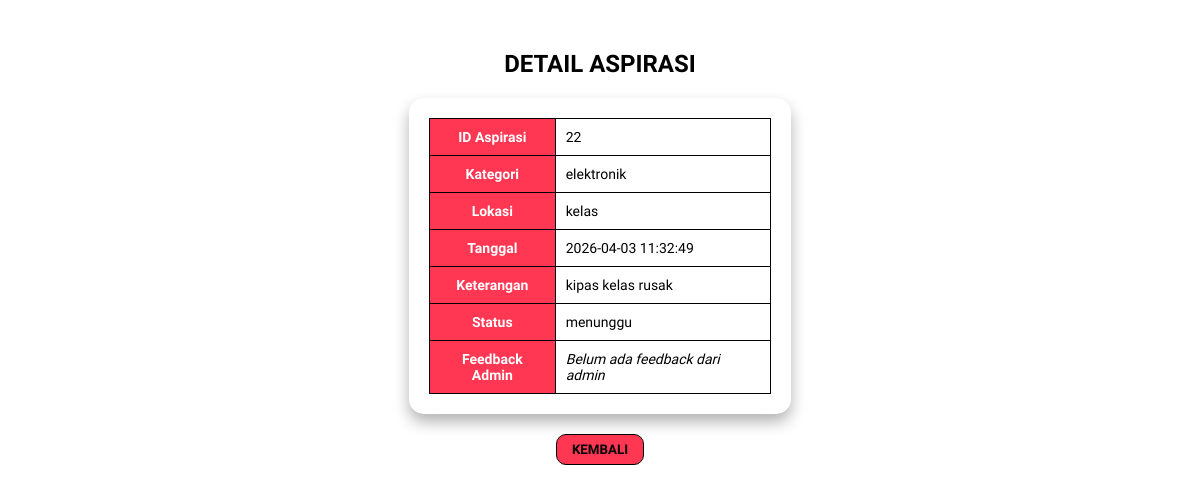
The app's page /UJIKOMFALAQ/detail-pengaduan.php?id=22 with its own data.
### tables this page shows
CREATE TABLE `input_aspirasi` (
  `id_pelapor` int(11) NOT NULL,
  `nis` varchar(225) NOT NULL,
  `id_kategori` int(11) NOT NULL,
  `tanggal` datetime NOT NULL DEFAULT current_timestamp(),
  `lokasi` varchar(225) NOT NULL,
  `ket` varchar(225) NOT NULL,
  `status` enum('menunggu','proses','selesai') NOT NULL DEFAULT 'menunggu',
  `feedback` varchar(225) DEFAULT NULL
);

CREATE TABLE `kategori` (
  `id_kategori` int(11) NOT NULL,
  `ket_kategori` varchar(225) NOT NULL
);

### UJIKOMFALAQ/detail-pengaduan.php (the view, shortened to what this page needs)
<?php
$koneksi = mysqli_connect("localhost","root","","ujikom_12rpl2_falaq");
$id = $_GET['id'];
$query = mysqli_query($koneksi, "
    SELECT input_aspirasi.*, kategori.ket_kategori
    FROM input_aspirasi
    LEFT JOIN kategori
    ON input_aspirasi.id_kategori = kategori.id_kategori
    WHERE input_aspirasi.id_pelapor = '$id'
");
$data = mysqli_fetch_assoc($query);
?>
<!DOCTYPE html>
<html lang="en">
<head>
</head>
<body>
<h2>DETAIL ASPIRASI</h2>
<div class="box">
    <table>
        <tr>
            <th>ID Aspirasi</th>
            <td><?= $data['id_pelapor']; ?></td>
        </tr>
        <tr>
            <th>Kategori</th>
            <td><?= $data['ket_kategori']; ?></td>
        </tr>
        <tr>
            <th>Lokasi</th>
            <td><?= $data['lokasi']; ?></td>
        </tr>
        <tr>
            <th>Tanggal</th>
            <td><?= $data['tanggal']; ?></td>
        </tr>
        <tr>
            <th>Keterangan</th>
            <td><?= $data['ket']; ?></td>
        </tr>
        <tr>
            <th>Status</th>
            <td><?=$data['status']; ?></td>
        </tr>
        <tr>
            <th>Feedback Admin</th>
            <td>
                <?= $data['feedback'] ? $data['feedback'] : '<i>Belum ada feedback dari admin</i>'; ?>
            </td>
        </tr>
    </table>
</div>
<div class="kembali">
    <a href="data-pengaduan.php">
        <button><b>KEMBALI</b></button>
    </a>
</div>
</body>
</html>

### UJIKOMFALAQ/detail-pengaduan.php (style rules this page uses)
body { font-family: 'Baloo 2'; margin: 0; padding: 30px; background-color: white; text-align: center; }
h2 { color: black; margin-bottom: 20px; }
.box { background-color: white; padding: 20px; border-radius: 15px; box-shadow: 0 8px 15px rgba(0,0,0,0.3); overflow-x: auto; width: 30%; margin: auto; }
table { width: 100%; border-collapse: collapse; font-size: 14px; }
th, td { border: 1px solid black; padding: 10px; text-align: left; }
th { background-color: rgb(255, 55, 82); color: white; text-align: center; }
button { border: 1px solid black; background-color: rgb(255, 55, 82); color: black; border-radius: 10px; padding: 7px 15px; font-family: 'Baloo 2'; transition: all 0.2s ease; }
.kembali { margin-top: 20px; }

### records on screen
input_aspirasi: id_pelapor "22", id_kategori.ket_kategori "elektronik", lokasi "kelas", tanggal "2026-04-03 11:32:49", ket "kipas kelas rusak", status "menunggu"
